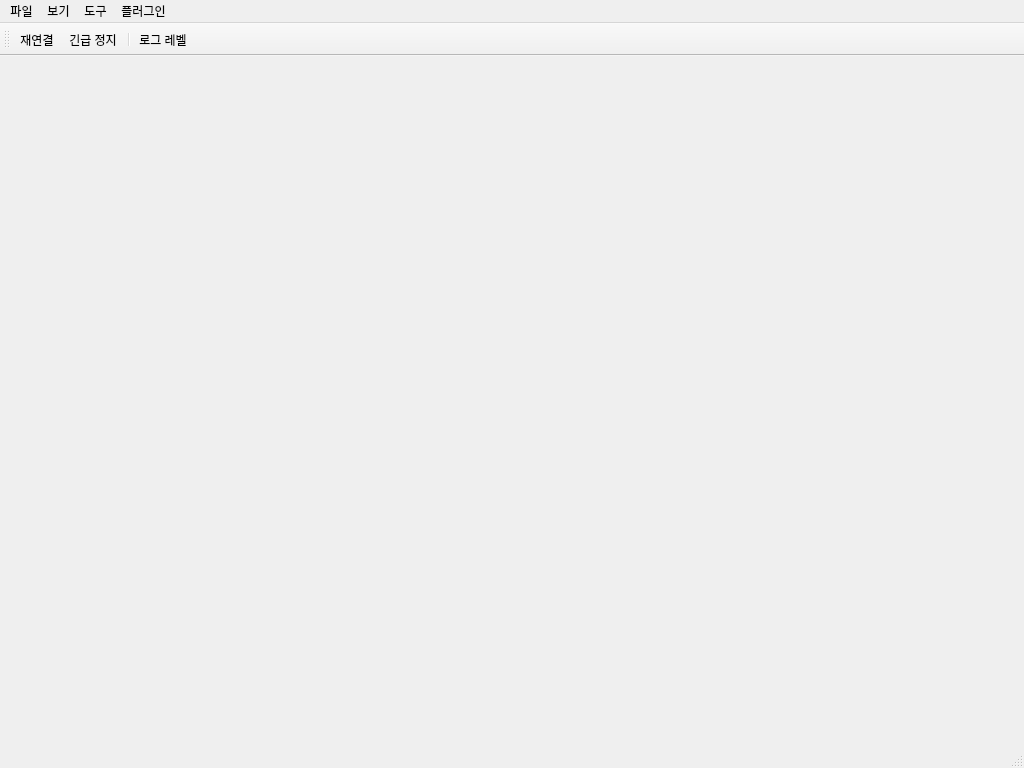
<?xml version="1.0" encoding="UTF-8"?>
<ui version="4.0">
 <class>MainWindow</class>
 <widget class="QMainWindow" name="MainWindow">
  <property name="geometry">
   <rect>
    <x>0</x>
    <y>0</y>
    <width>1024</width>
    <height>768</height>
   </rect>
  </property>
  <property name="windowTitle">
   <string>로봇 디버깅 도구</string>
  </property>
  <widget class="QWidget" name="centralwidget">
   <layout class="QVBoxLayout" name="verticalLayout">
    <property name="leftMargin">
     <number>0</number>
    </property>
    <property name="topMargin">
     <number>0</number>
    </property>
    <property name="rightMargin">
     <number>0</number>
    </property>
    <property name="bottomMargin">
     <number>0</number>
    </property>
    <item>
     <widget class="QStackedWidget" name="stackedWidget"/>
    </item>
   </layout>
  </widget>
  <widget class="QMenuBar" name="menubar">
   <property name="geometry">
    <rect>
     <x>0</x>
     <y>0</y>
     <width>1024</width>
     <height>22</height>
    </rect>
   </property>
   <widget class="QMenu" name="menuFile">
    <property name="title">
     <string>파일</string>
    </property>
    <addaction name="actionLoad_Configuration"/>
    <addaction name="actionSave_Configuration"/>
    <addaction name="separator"/>
    <addaction name="actionExit"/>
   </widget>
   <widget class="QMenu" name="menuTool">
    <property name="title">
     <string>도구</string>
    </property>
    <addaction name="actionReset_Layout"/>
    <addaction name="actionReset_Connection"/>
    <addaction name="separator"/>
    <addaction name="actionEmergency_Stop"/>
   </widget>
   <widget class="QMenu" name="menuView">
    <property name="title">
     <string>보기</string>
    </property>
    <addaction name="actionDashboard"/>
    <addaction name="actionJetcobot_Panel"/>
    <addaction name="actionPinky_Panel"/>
    <addaction name="separator"/>
    <addaction name="actionLog_Viewer"/>
    <addaction name="actionEvent_Timeline"/>
   </widget>
   <widget class="QMenu" name="menuPlugin">
    <property name="title">
     <string>플러그인</string>
    </property>
    <addaction name="actionLoad_Plugin"/>
    <addaction name="actionManage_Plugins"/>
   </widget>
   <addaction name="menuFile"/>
   <addaction name="menuView"/>
   <addaction name="menuTool"/>
   <addaction name="menuPlugin"/>
  </widget>
  <widget class="QStatusBar" name="statusbar"/>
  <widget class="QToolBar" name="toolBar">
   <property name="windowTitle">
    <string>toolBar</string>
   </property>
   <attribute name="toolBarArea">
    <enum>TopToolBarArea</enum>
   </attribute>
   <attribute name="toolBarBreak">
    <bool>false</bool>
   </attribute>
   <addaction name="actionReconnect"/>
   <addaction name="actionEmergency_Stop"/>
   <addaction name="separator"/>
   <addaction name="actionLog_Level"/>
  </widget>
  <action name="actionLoad_Configuration">
   <property name="text">
    <string>설정 불러오기</string>
   </property>
  </action>
  <action name="actionSave_Configuration">
   <property name="text">
    <string>설정 저장</string>
   </property>
  </action>
  <action name="actionExit">
   <property name="text">
    <string>종료</string>
   </property>
  </action>
  <action name="actionReset_Layout">
   <property name="text">
    <string>레이아웃 초기화</string>
   </property>
  </action>
  <action name="actionReset_Connection">
   <property name="text">
    <string>연결 초기화</string>
   </property>
  </action>
  <action name="actionEmergency_Stop">
   <property name="text">
    <string>긴급 정지</string>
   </property>
   <property name="shortcut">
    <string>F1</string>
   </property>
  </action>
  <action name="actionDashboard">
   <property name="text">
    <string>대시보드</string>
   </property>
  </action>
  <action name="actionJetcobot_Panel">
   <property name="text">
    <string>Jetcobot 패널</string>
   </property>
  </action>
  <action name="actionPinky_Panel">
   <property name="text">
    <string>Pinky 패널</string>
   </property>
  </action>
  <action name="actionLog_Viewer">
   <property name="text">
    <string>로그 뷰어</string>
   </property>
  </action>
  <action name="actionEvent_Timeline">
   <property name="text">
    <string>이벤트 타임라인</string>
   </property>
  </action>
  <action name="actionLoad_Plugin">
   <property name="text">
    <string>플러그인 로드</string>
   </property>
  </action>
  <action name="actionManage_Plugins">
   <property name="text">
    <string>플러그인 관리</string>
   </property>
  </action>
  <action name="actionReconnect">
   <property name="text">
    <string>재연결</string>
   </property>
  </action>
  <action name="actionLog_Level">
   <property name="text">
    <string>로그 레벨</string>
   </property>
  </action>
 </widget>
 <resources/>
 <connections/>
</ui> 
